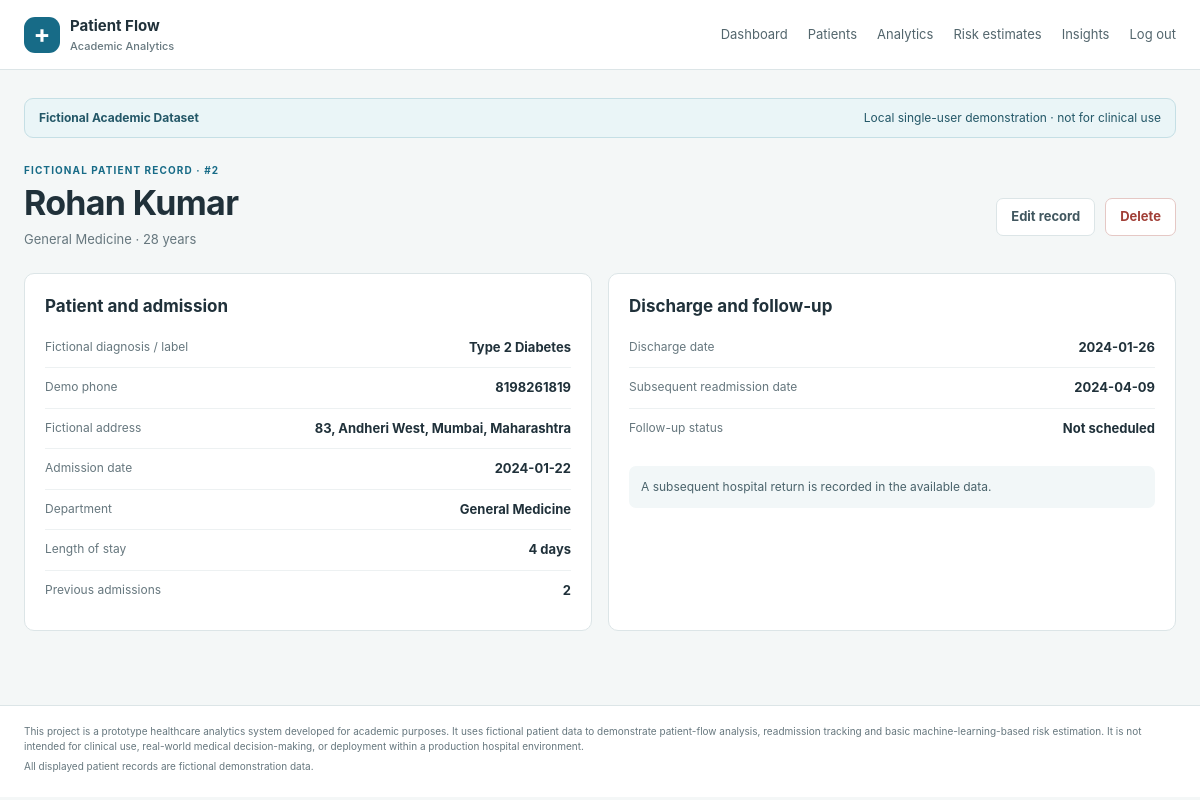
Screenshot of /patients/2 (signed in) with the database file from the repository.
### tables this page shows
CREATE TABLE patients (
            id INTEGER PRIMARY KEY AUTOINCREMENT,
            name TEXT NOT NULL,
            phone TEXT NOT NULL,
            address TEXT NOT NULL,
            age INTEGER NOT NULL CHECK (age BETWEEN 0 AND 120),
            department TEXT NOT NULL,
            diagnosis TEXT NOT NULL,
            admission_date TEXT NOT NULL,
            discharge_date TEXT,
            readmission_date TEXT,
            previous_admissions INTEGER NOT NULL DEFAULT 0 CHECK (previous_admissions >= 0),
            follow_up_status TEXT NOT NULL
        );

### app.py (the view)
@app.route("/patients/<int:patient_id>")
@login_required
def patient_detail(patient_id):
    return render_template("patient_detail.html", patient=get_patient(patient_id))

### app.py (called while the page is built)
def get_db():
    if "db" not in g:
        g.db = sqlite3.connect(DATABASE)
        g.db.row_factory = sqlite3.Row
    return g.db

def patient_dict(row):
    patient = dict(row)
    admission = date.fromisoformat(patient["admission_date"])
    discharge = patient["discharge_date"]
    patient["length_of_stay"] = (
        (date.fromisoformat(discharge) - admission).days if discharge else None
    )
    return patient

def get_patient(patient_id):
    row = get_db().execute("SELECT * FROM patients WHERE id = ?", (patient_id,)).fetchone()
    if row is None:
        abort(404)
    return patient_dict(row)

def login_required(view):
    @wraps(view)
    def wrapped_view(*args, **kwargs):
        if not session.get("logged_in"):
            return redirect(url_for("login", next=request.path))
        return view(*args, **kwargs)
    return wrapped_view

@app.context_processor
def template_context():
    return {"project_boundary": PROJECT_BOUNDARY}

### templates/patient_detail.html (shortened to what this page needs)
{% extends "base.html" %}
{% block content %}
<div class="page-heading">
  <div><p class="eyebrow">FICTIONAL PATIENT RECORD · #{{ patient.id }}</p><h1>{{ patient.name }}</h1><p class="muted">{{ patient.department }} · {{ patient.age }} years</p></div>
  <div class="heading-actions"><a class="button secondary" href="{{ url_for('patient_edit', patient_id=patient.id) }}">Edit record</a><form method="post" action="{{ url_for('patient_delete', patient_id=patient.id) }}" onsubmit="return confirm('Delete this fictional demonstration record?')"><button class="button danger-outline" type="submit">Delete</button></form></div>
</div>
<section class="detail-grid">
  <article class="panel"><h2>Patient and admission</h2><dl class="detail-list">
    <div><dt>Fictional diagnosis / label</dt><dd>{{ patient.diagnosis }}</dd></div><div><dt>Demo phone</dt><dd>{{ patient.phone }}</dd></div>
    <div><dt>Fictional address</dt><dd>{{ patient.address }}</dd></div><div><dt>Admission date</dt><dd>{{ patient.admission_date }}</dd></div>
    <div><dt>Department</dt><dd>{{ patient.department }}</dd></div><div><dt>Length of stay</dt><dd>{{ patient.length_of_stay if patient.length_of_stay is not none else "In progress" }}{% if patient.length_of_stay is not none %} days{% endif %}</dd></div>
    <div><dt>Previous admissions</dt><dd>{{ patient.previous_admissions }}</dd></div>
  </dl></article>
  <article class="panel"><h2>Discharge and follow-up</h2><dl class="detail-list">
    <div><dt>Discharge date</dt><dd>{{ patient.discharge_date or "Not discharged" }}</dd></div>
    <div><dt>Subsequent readmission date</dt><dd>{{ patient.readmission_date or "No subsequent return recorded" }}</dd></div>
    <div><dt>Follow-up status</dt><dd>{{ patient.follow_up_status }}</dd></div>
  </dl><p class="callout">{{ "A subsequent hospital return is recorded in the available data." if patient.readmission_date else "No subsequent readmission is recorded in the available synthetic data. This does not mean the patient will never return." }}</p></article>
</section>
{% endblock %}

### static/css/style.css (style rules this page uses)
:root { color-scheme: light; --ink: #20313a; --muted: #66777e; --line: #dce5e7; --paper: #f4f7f7; --white: #fff; --teal: #176b87; --teal-dark: #10566c; --orange: #de8246; --green: #477a56; --red: #a13f37; font-family: Inter, "Segoe UI", Arial, sans-serif; }
* { box-sizing: border-box; }
body { margin: 0; color: var(--ink); background: var(--paper); font-size: 15px; line-height: 1.5; }
a { color: var(--teal); }
.page-heading { display: flex; justify-content: space-between; align-items: center; gap: 20px; margin: 8px 0 24px; }
h1, h2, p { margin-top: 0; }
h1 { font-size: clamp(26px, 4vw, 34px); letter-spacing: -.7px; margin-bottom: 5px; line-height: 1.2; }
h2 { font-size: 17px; margin-bottom: 8px; }
.eyebrow { margin-bottom: 5px; font-size: 10px; font-weight: 750; letter-spacing: 1.1px; color: var(--teal); }
.muted, .panel-heading p { color: var(--muted); font-size: 13px; }
.page-heading .muted { margin: 6px 0 0; }
.button { min-height: 38px; display: inline-flex; align-items: center; justify-content: center; border: 1px solid transparent; border-radius: 7px; padding: 8px 14px; text-decoration: none; font: inherit; font-size: 13px; font-weight: 650; cursor: pointer; white-space: nowrap; }
.button.secondary { color: #41575f; background: white; border-color: var(--line); }
.button.danger-outline { color: var(--red); background: white; border-color: #e5c8c5; }
.panel { background: white; border: 1px solid var(--line); border-radius: 10px; padding: 20px; margin-bottom: 18px; }
.form-actions, .heading-actions { display: flex; align-items: center; justify-content: flex-end; gap: 10px; margin-top: 22px; }
.heading-actions form { margin: 0; }
.detail-grid { display: grid; grid-template-columns: 1fr 1fr; gap: 16px; }
.detail-list { margin: 0; }
.detail-list div { display: flex; justify-content: space-between; gap: 18px; padding: 10px 0; border-bottom: 1px solid #edf1f2; }
.detail-list div:last-child { border-bottom: 0; }
.detail-list dt { color: var(--muted); font-size: 12px; }
.detail-list dd { margin: 0; text-align: right; font-weight: 650; font-size: 13px; }
.callout { margin: 18px 0 0; padding: 12px; border-radius: 7px; background: #f2f7f8; color: #4a636b; font-size: 12px; }

### rows the page displays
patients: id "2", name "Rohan Kumar", department "General Medicine", age "28", diagnosis "Type 2 Diabetes", phone "8198261819", address "83, Andheri West, Mumbai, Maharashtra", admission_date "2024-01-22", previous_admissions "2", discharge_date "2024-01-26", readmission_date "2024-04-09", follow_up_status "Not scheduled", readmission_date "A subsequent hospital return is recorded in the available data."
